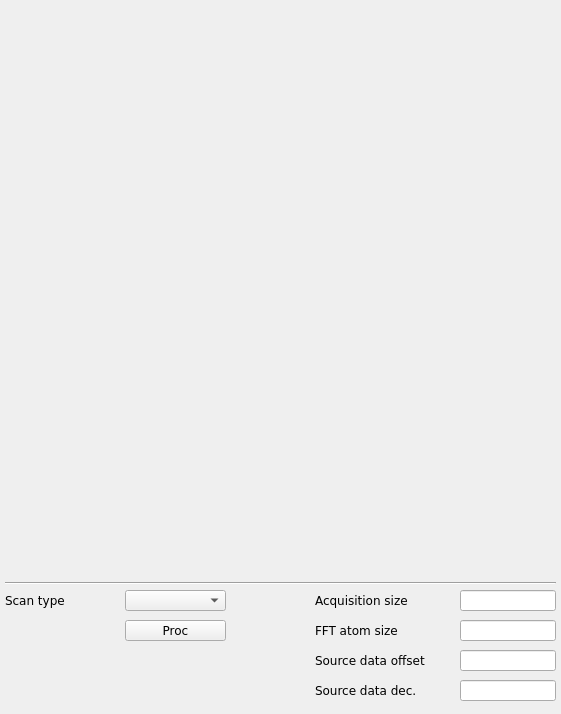
<?xml version="1.0" encoding="UTF-8"?>
<ui version="4.0">
 <class>TBTSYNTH</class>
 <widget class="QMainWindow" name="TBTSYNTH">
  <property name="geometry">
   <rect>
    <x>0</x>
    <y>0</y>
    <width>561</width>
    <height>714</height>
   </rect>
  </property>
  <property name="windowTitle">
   <string>FFT</string>
  </property>
  <property name="Title" stdset="0">
   <string>$(BPM)</string>
  </property>
  <widget class="QWidget" name="centralwidget">
   <widget class="Line" name="line">
    <property name="geometry">
     <rect>
      <x>5</x>
      <y>575</y>
      <width>551</width>
      <height>16</height>
     </rect>
    </property>
    <property name="orientation">
     <enum>Qt::Horizontal</enum>
    </property>
   </widget>
   <widget class="caCartesianPlot" name="tbtddcsynth_y">
    <property name="geometry">
     <rect>
      <x>4</x>
      <y>9</y>
      <width>551</width>
      <height>561</height>
     </rect>
    </property>
    <property name="font">
     <font>
      <family>Sans</family>
      <pointsize>8</pointsize>
     </font>
    </property>
    <property name="Title" stdset="0">
     <string notr="true">FFT on position</string>
    </property>
    <property name="TitleX">
     <string notr="true">Samples</string>
    </property>
    <property name="TitleY">
     <string notr="true">Arbitrary units</string>
    </property>
    <property name="channels_1" stdset="0">
     <string notr="true">;$(BPM):fft.X</string>
    </property>
    <property name="color_1">
     <color>
      <red>255</red>
      <green>0</green>
      <blue>0</blue>
     </color>
    </property>
    <property name="channels_2" stdset="0">
     <string notr="true">;$(BPM):fft.Y</string>
    </property>
    <property name="color_2">
     <color>
      <red>33</red>
      <green>0</green>
      <blue>255</blue>
     </color>
    </property>
    <property name="countNumOrChannel" stdset="0">
     <string notr="true"/>
    </property>
    <property name="triggerChannel" stdset="0">
     <string notr="true"/>
    </property>
    <property name="foreground">
     <color alpha="0">
      <red>255</red>
      <green>255</green>
      <blue>255</blue>
     </color>
    </property>
    <property name="gridColor">
     <color>
      <red>0</red>
      <green>0</green>
      <blue>0</blue>
     </color>
    </property>
    <property name="XaxisLimits">
     <string>0;100</string>
    </property>
    <property name="YaxisLimits">
     <string>-1000000;-900000</string>
    </property>
    <property name="YAxisType" stdset="0">
     <enum>caCartesianPlot::log10</enum>
    </property>
   </widget>
   <widget class="QLabel" name="label_19">
    <property name="geometry">
     <rect>
      <x>315</x>
      <y>590</y>
      <width>116</width>
      <height>20</height>
     </rect>
    </property>
    <property name="font">
     <font>
      <family>DejaVu Sans</family>
      <pointsize>9</pointsize>
     </font>
    </property>
    <property name="text">
     <string>Acquisition size</string>
    </property>
   </widget>
   <widget class="caTextEntry" name="adc_ngrp">
    <property name="geometry">
     <rect>
      <x>460</x>
      <y>590</y>
      <width>96</width>
      <height>21</height>
     </rect>
    </property>
    <property name="font">
     <font>
      <family>DejaVu Sans</family>
      <pointsize>10</pointsize>
     </font>
    </property>
    <property name="alignment">
     <set>Qt::AlignRight|Qt::AlignTrailing|Qt::AlignVCenter</set>
    </property>
    <property name="channel" stdset="0">
     <string notr="true">$(BPM):fft.NGRP</string>
    </property>
    <property name="maxValue">
     <double>10000.000000000000000</double>
    </property>
    <property name="minValue">
     <double>10.000000000000000</double>
    </property>
   </widget>
   <widget class="caMenu" name="adc_scan">
    <property name="geometry">
     <rect>
      <x>125</x>
      <y>590</y>
      <width>101</width>
      <height>21</height>
     </rect>
    </property>
    <property name="font">
     <font>
      <family>DejaVu Sans</family>
      <pointsize>9</pointsize>
     </font>
    </property>
    <property name="styleSheet">
     <string notr="true"/>
    </property>
    <property name="channel" stdset="0">
     <string notr="true">$(BPM):fft.SCAN</string>
    </property>
   </widget>
   <widget class="caMessageButton" name="camessagebutton">
    <property name="geometry">
     <rect>
      <x>125</x>
      <y>620</y>
      <width>101</width>
      <height>21</height>
     </rect>
    </property>
    <property name="font">
     <font>
      <family>DejaVu Sans</family>
      <pointsize>9</pointsize>
     </font>
    </property>
    <property name="text">
     <string>Proc</string>
    </property>
    <property name="flat">
     <bool>false</bool>
    </property>
    <property name="fontScaleMode">
     <enum>EPushButton::WidthAndHeight</enum>
    </property>
    <property name="channel" stdset="0">
     <string notr="true">$(BPM):fft.PROC</string>
    </property>
    <property name="background">
     <color>
      <red>254</red>
      <green>217</green>
      <blue>188</blue>
     </color>
    </property>
    <property name="pressMessage">
     <string notr="true">1</string>
    </property>
   </widget>
   <widget class="QLabel" name="label_21">
    <property name="geometry">
     <rect>
      <x>5</x>
      <y>590</y>
      <width>101</width>
      <height>20</height>
     </rect>
    </property>
    <property name="font">
     <font>
      <family>DejaVu Sans</family>
      <pointsize>9</pointsize>
     </font>
    </property>
    <property name="styleSheet">
     <string notr="true">color: rgb(0, 0, 0);</string>
    </property>
    <property name="text">
     <string>Scan type</string>
    </property>
   </widget>
   <widget class="QLabel" name="label_22">
    <property name="geometry">
     <rect>
      <x>315</x>
      <y>650</y>
      <width>121</width>
      <height>20</height>
     </rect>
    </property>
    <property name="font">
     <font>
      <family>DejaVu Sans</family>
      <pointsize>9</pointsize>
     </font>
    </property>
    <property name="text">
     <string>Source data offset</string>
    </property>
   </widget>
   <widget class="caTextEntry" name="tbtddcsynth_offs">
    <property name="geometry">
     <rect>
      <x>460</x>
      <y>650</y>
      <width>96</width>
      <height>21</height>
     </rect>
    </property>
    <property name="font">
     <font>
      <family>DejaVu Sans</family>
      <pointsize>10</pointsize>
     </font>
    </property>
    <property name="alignment">
     <set>Qt::AlignRight|Qt::AlignTrailing|Qt::AlignVCenter</set>
    </property>
    <property name="channel" stdset="0">
     <string notr="true">$(BPM):fft.OFFS</string>
    </property>
    <property name="fontScaleMode">
     <enum>caLineEdit::WidthAndHeight</enum>
    </property>
   </widget>
   <widget class="caTextEntry" name="tbtddcsynth_offs_2">
    <property name="geometry">
     <rect>
      <x>460</x>
      <y>680</y>
      <width>96</width>
      <height>21</height>
     </rect>
    </property>
    <property name="font">
     <font>
      <family>DejaVu Sans</family>
      <pointsize>10</pointsize>
     </font>
    </property>
    <property name="alignment">
     <set>Qt::AlignRight|Qt::AlignTrailing|Qt::AlignVCenter</set>
    </property>
    <property name="channel" stdset="0">
     <string notr="true">$(BPM):fft:request_qualifiers:decimation</string>
    </property>
    <property name="fontScaleMode">
     <enum>caLineEdit::WidthAndHeight</enum>
    </property>
   </widget>
   <widget class="caTextEntry" name="tbtddcsynth_offs_3">
    <property name="geometry">
     <rect>
      <x>460</x>
      <y>620</y>
      <width>96</width>
      <height>21</height>
     </rect>
    </property>
    <property name="font">
     <font>
      <family>DejaVu Sans</family>
      <pointsize>10</pointsize>
     </font>
    </property>
    <property name="alignment">
     <set>Qt::AlignRight|Qt::AlignTrailing|Qt::AlignVCenter</set>
    </property>
    <property name="channel" stdset="0">
     <string notr="true">$(BPM):fft:request_qualifiers:window</string>
    </property>
    <property name="fontScaleMode">
     <enum>caLineEdit::WidthAndHeight</enum>
    </property>
   </widget>
   <widget class="QLabel" name="label_20">
    <property name="geometry">
     <rect>
      <x>315</x>
      <y>680</y>
      <width>131</width>
      <height>20</height>
     </rect>
    </property>
    <property name="font">
     <font>
      <family>DejaVu Sans</family>
      <pointsize>9</pointsize>
     </font>
    </property>
    <property name="text">
     <string>Source data dec.</string>
    </property>
   </widget>
   <widget class="QLabel" name="label_23">
    <property name="geometry">
     <rect>
      <x>315</x>
      <y>620</y>
      <width>121</width>
      <height>20</height>
     </rect>
    </property>
    <property name="font">
     <font>
      <family>DejaVu Sans</family>
      <pointsize>9</pointsize>
     </font>
    </property>
    <property name="text">
     <string>FFT atom size</string>
    </property>
   </widget>
  </widget>
 </widget>
 <customwidgets>
  <customwidget>
   <class>QwtPlot</class>
   <extends>QFrame</extends>
   <header>qwt_plot.h</header>
  </customwidget>
  <customwidget>
   <class>caMenu</class>
   <extends>QComboBox</extends>
   <header>caMenu</header>
  </customwidget>
  <customwidget>
   <class>caTextEntry</class>
   <extends>caLineEdit</extends>
   <header>caTextEntry</header>
  </customwidget>
  <customwidget>
   <class>caMessageButton</class>
   <extends>QPushButton</extends>
   <header>caMessageButton</header>
  </customwidget>
  <customwidget>
   <class>caLineEdit</class>
   <extends>QLineEdit</extends>
   <header>caLineEdit</header>
  </customwidget>
  <customwidget>
   <class>caCartesianPlot</class>
   <extends>QwtPlot</extends>
   <header>caCartesianPlot</header>
   <container>1</container>
  </customwidget>
 </customwidgets>
 <resources/>
 <connections/>
</ui>
